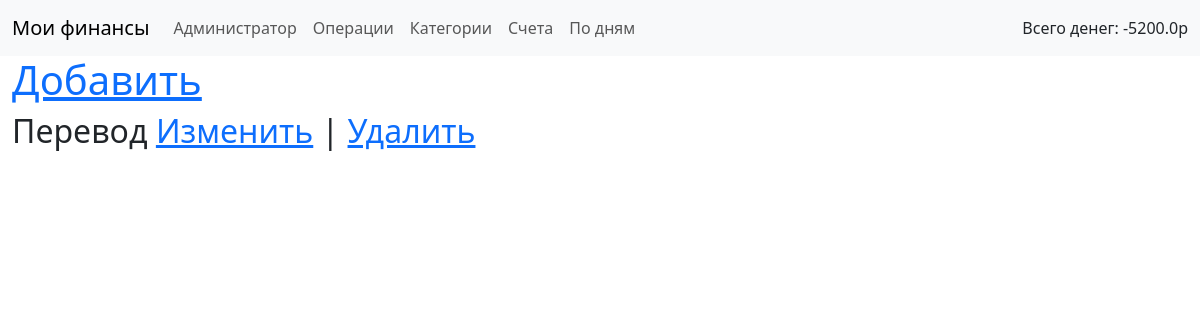
Page /category/list (signed in) on the earlier database version.
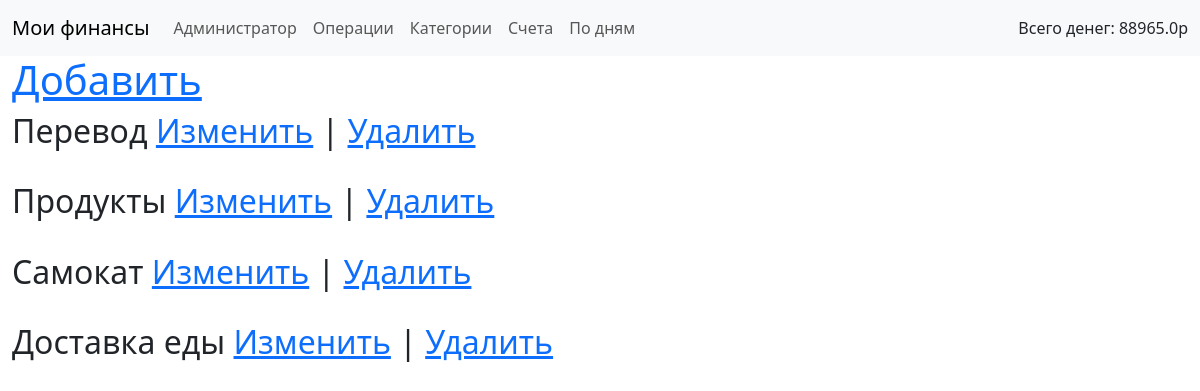
Same page on the later database version.
### babosiki/models.py (models this page shows)
class Category(models.Model):
    name = models.CharField(max_length = 32,
                            verbose_name = 'Название категории',)
    def __str__(self):
        return self.name
    class Meta:
        verbose_name_plural = 'Категории'
        verbose_name = 'Категория'

### babosiki/views.py (the view)
# urls.py: path('category/list', CategoryListView.as_view(), name='category_list'),
class CategoryListView(LoginRequiredMixin, ListView):
    login_url = 'login'
    model = Category
    template_name = 'category_list.html'

### babosiki/context_processors.py (called while the page is built)
def global_data(request):
    try:
        accounts = Account.objects.filter(user=request.user, calculated=True)
        total_sum = 0
        for account in accounts:
            operations = Operation.objects.filter(account=account)
            for operation in operations:
                total_sum += operation.value*operation.type
            if account.type == Account.DEBIT:
                total_sum += account.initial_balance
        return {'accounts': Account.objects.all(),
                'total_money': total_sum}
    except TypeError:
        return {}

### templates/category_list.html (shortened to what this page needs)
{% extends 'master.html' %}
{% block content %}
<h1><a href = "{% url 'category_create' %}">Добавить</a></h1>
{% for object in object_list %}
<h2>{{object}}  <a href = "{% url 'category_edit'  pk=object.pk %}">Изменить</a>  |  <a href = "{% url 'category_edit' pk=object.pk %}">Удалить</a></h2>
{% endfor %}
{% endblock content %}

Differences in the rows shown:
added Category: name "Продукты"
added Category: name "Самокат"
added Category: name "Доставка еды"
Other differences:
{{ total_money }}: "-5200.0" → "88965.0"
